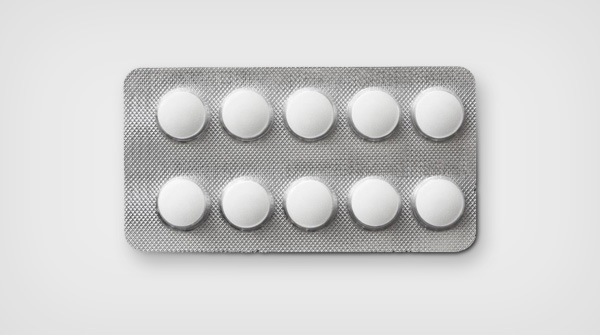
#> input picture img/remedio5.jpg, 600 x 335 px
$ python remedy_segment.py   (older library calls are emulated)
#> lines starting #> are read from the running program, lines starting #| are printed output that depends on the picture; after the words box and inside, x2 and y2 are one past the last pixel; in counts of white or black regions, pixels touching at a corner belong together
import cv2
from funcoes import limites_hsv

img = cv2.imread("../../img/remedio5.jpg")
#> img is the input picture: shape (335, 600, 3); mean B, G, R 210, 210.3, 210.5
cv2.imshow("original",img)
img_5x5 = cv2.bilateralFilter(img, 80, 60, 60)
img_tratada = cv2.Laplacian(img, cv2.CV_8U)
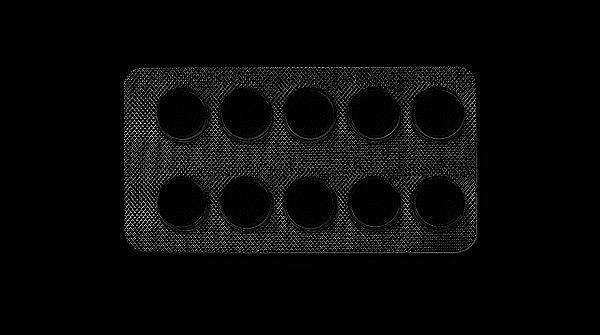
#> img_tratada: shape (335, 600, 3); mean B, G, R 8.6, 8.5, 8.5
cv2.imshow("bilateral", img_5x5)
cv2.imshow("imagem tratada", img_tratada)
ee = cv2.getStructuringElement(cv2.MORPH_ELLIPSE,(3,3))
img_retratada = cv2.dilate(img_tratada, ee, iterations=16)
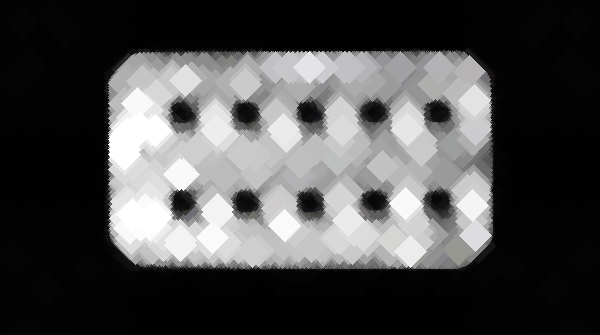
#> img_retratada: shape (335, 600, 3); mean B, G, R 74, 74, 74
metodo = cv2.THRESH_BINARY_INV
limiar, img_bin = cv2.threshold(img_retratada, 190, 255, metodo)
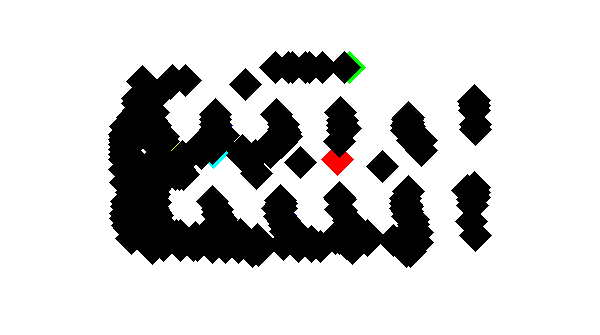
#> img_bin: shape (335, 600, 3); mean B, G, R 202.8, 203, 203.3
ee = cv2.getStructuringElement(cv2.MORPH_ELLIPSE,(3,3))
contornos = cv2.Canny(img_bin, 70, 100)
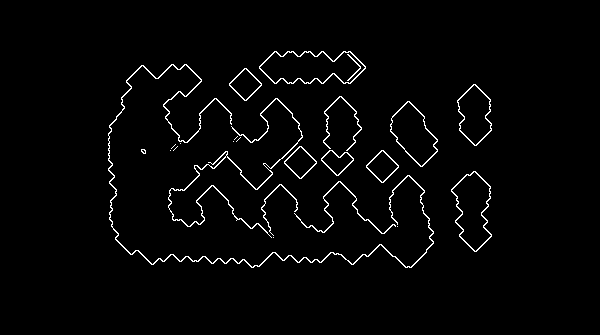
#> contornos: shape (335, 600); 2.3% white in thin lines or dots, all inside (x1, y1, x2, y2) = (108, 51, 492, 268)
cv2.imshow("contornos", contornos)

# [22 lines of commented-out code are left out]
cv2.waitKey()

$ run again, with img/remedio4.jpg copied over img/remedio5.jpg
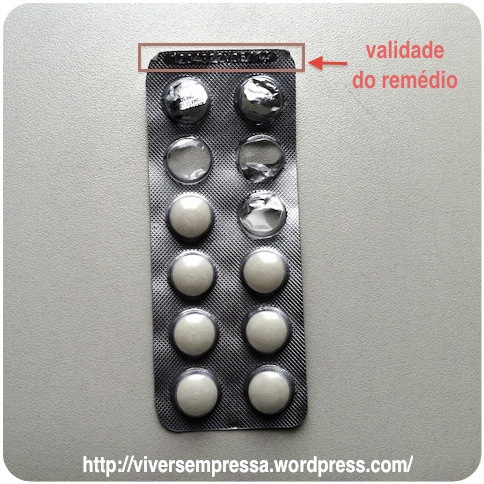
#> input picture img/remedio4.jpg, 484 x 484 px
#> img is the input picture: shape (484, 484, 3); mean B, G, R 159.1, 162.8, 164
#> `limiar, img_bin = cv2.threshold(img_retratada, 190, 255, metodo)`:
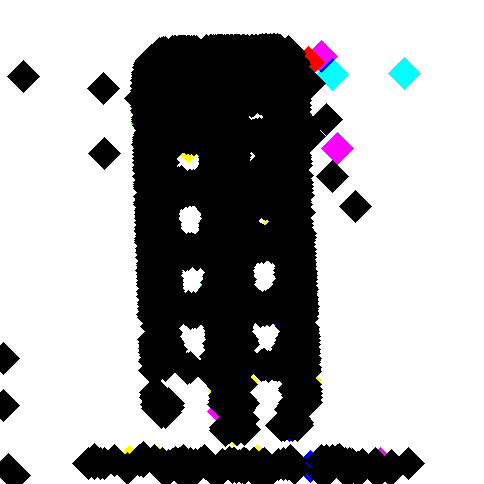
#> img_bin: shape (484, 484, 3); mean B, G, R 166.4, 165.5, 165.7
#> `contornos = cv2.Canny(img_bin, 70, 100)`:
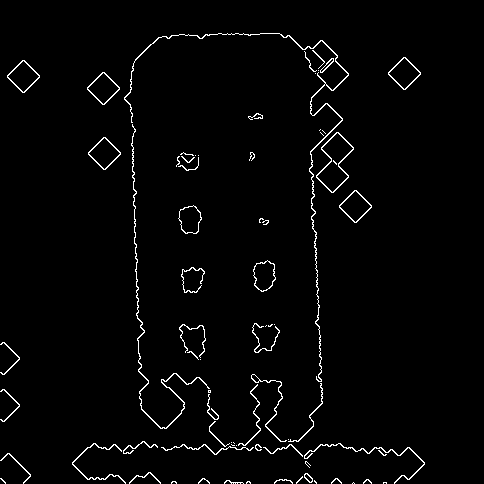
#> contornos: shape (484, 484); 2.2% white in thin lines or dots, all inside (x1, y1, x2, y2) = (0, 33, 425, 484)
